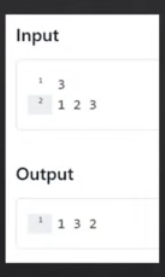
#> input picture Next_Permutation Example(Warehouse_Management).png, 165 x 277 px
$ python -i IR.py   (imports and definitions only)   (older library calls are emulated)
#> lines starting #> are read from the running program, lines starting #| are printed output that depends on the picture
'''import pygame
import random
import sys
import numpy as np

# 1. Initialize Pygame
pygame.init()

# Load the target image
# Place your 'mona_lisa_small.jpg' in the same folder as this script
try:
    TARGET_IMAGE = pygame.image.load("mona_lisa_small.jpg")
except pygame.error:
    print("Error: Could not find 'mona_lisa_small.jpg'. Please place an image with this name in the same folder.")
    pygame.quit()
    sys.exit()

WIDTH, HEIGHT = TARGET_IMAGE.get_size()

# Set up the window (Target image on the left, GA reconstruction on the right)
# We add a 20-pixel divider gap between the two images
screen = pygame.display.set_mode((WIDTH * 2 + 20, HEIGHT))
pygame.display.set_caption("Genetic Algorithm Live Image Reconstruction")

# Create the canvas for our evolving "best" candidate (starts completely black)
current_best_surface = pygame.Surface((WIDTH, HEIGHT))
current_best_surface.fill((0, 0, 0))

# Variables to track statistics
generation = 0
running = True

# 2. Main Simulation Loop
while running:
    # Handle window events so the application doesn't freeze/crash
    for event in pygame.event.get():
        if event.type == pygame.QUIT:
            running = False
            pygame.quit()
            sys.exit()

    # --- GA STEP: MUTATION ---
    # Create a copy of our current best image to mutate
    mutated_surface = current_best_surface.copy()

    # Generate a random brush stroke (a semi-transparent circle)
    rand_x = random.randint(0, WIDTH)
    rand_y = random.randint(0, HEIGHT)
    rand_radius = random.randint(5, 30) # Restrict size so it builds detail over time
    rand_color = (random.randint(0, 255), random.randint(0, 255), random.randint(0, 255))
    rand_alpha = random.randint(20, 120) # Transparency level

    # To draw with transparency (alpha) in Pygame, we must use a temporary surface
    temp_shape_surf = pygame.Surface((WIDTH, HEIGHT), pygame.SRCALPHA)
    pygame.draw.circle(temp_shape_surf, (*rand_color, rand_alpha), (rand_x, rand_y), rand_radius)
    mutated_surface.blit(temp_shape_surf, (0, 0))

    # --- GA STEP: SELECTION (FITNESS ASSESSMENT) ---
    # Safely lock surfaces and extract pixel arrays for mathematical comparison
    target_pixels = pygame.surfarray.pixels3d(TARGET_IMAGE)
    mutated_pixels = pygame.surfarray.pixels3d(mutated_surface)
    current_pixels = pygame.surfarray.pixels3d(current_best_surface)

    # Performance Optimization: Calculate Mean Squared Error (MSE) using every 4th pixel [::4, ::4].
    # This prevents the CPU from bottlenecking while giving plenty of detail to render.
    loss_mutated = np.mean((target_pixels[::4, ::4] - mutated_pixels[::4, ::4]) ** 2)
    loss_current = np.mean((target_pixels[::4, ::4] - current_pixels[::4, ::4]) ** 2)

    # CRITICAL FIX: Explicitly delete array references to UNLOCK the surfaces before blitting
    del target_pixels
    del mutated_pixels
    del current_pixels

    # If the mutation brought us closer to the target image (lower loss), accept it!
    if loss_mutated < loss_current:
        current_best_surface = mutated_surface
        current_loss = loss_mutated
    else:
        current_loss = loss_current

    generation += 1

    # --- RENDERING STEP ---
    # Clear background with a dark gray color
    screen.fill((40, 40, 40))

    # Draw original target image on the left half
    screen.blit(TARGET_IMAGE, (0, 0))

    # Draw current evolving candidate on the right half
    screen.blit(current_best_surface, (WIDTH + 20, 0))

    # Update window title with progress statistics every 10 generations
    if generation % 10 == 0:
        pygame.display.set_caption(f"GA Progress | Gen: {generation} | Current Error: {int(current_loss)}")

    # Update the display visually
    pygame.display.flip()'''

import pygame
import random
import sys
import numpy as np
import cv2

'''# 1. Initialize Pygame
pygame.init()

# Load the target image
try:
    TARGET_IMAGE = pygame.image.load("mona_lisa_small.jpg")
except pygame.error:
    print("Error: Could not find 'mona_lisa_small.jpg'. Please place your image in the same folder.")
    pygame.quit()
    sys.exit()

WIDTH, HEIGHT = TARGET_IMAGE.get_size()

# Set up display window (Target on left, GA canvas on right)
screen = pygame.display.set_mode((WIDTH * 2 + 20, HEIGHT))
pygame.display.set_caption("Optimized GA Image Reconstruction")

# Create the canvas for our evolving artwork
current_best_surface = pygame.Surface((WIDTH, HEIGHT))
current_best_surface.fill((0, 0, 0)) # Start completely black

# Variables for statistics and optimization
generation = 0
current_loss = float('inf')
running = True

# Cache target pixels as a numpy array once to prevent repeated locking overhead
target_pixels_static = pygame.surfarray.array3d(TARGET_IMAGE)

# 2. Main Evolution Loop
while running:
    # Handle OS window events so the window doesn't freeze
    for event in pygame.event.get():
        if event.type == pygame.QUIT:
            running = False
            pygame.quit()
            sys.exit()

    # --- OPTIMIZATION 1: DYNAMIC RADIUS SCALING ---
    # Adjust shape sizes depending on how far along we are.
    # This simulates rough background painting first, moving to fine detail later.
    if generation < 15000:
        min_r, max_r = 15, 40   # Large blocks of color
        alpha_range = (10, 50)  # Faint transparent layers build smooth gradients
    elif generation < 50000:
        min_r, max_r = 5, 20    # Medium defining shapes
        alpha_range = (20, 80)
    else:
        min_r, max_r = 2, 8     # Tiny brush strokes for fine details (eyes, mouth)
        alpha_range = (30, 100)

    # --- GA STEP: MUTATION ---
    mutated_surface = current_best_surface.copy()

    rand_x = random.randint(0, WIDTH)
    rand_y = random.randint(0, HEIGHT)
    rand_radius = random.randint(min_r, max_r)
    rand_color = (random.randint(0, 255), random.randint(0, 255), random.randint(0, 255))
    rand_alpha = random.randint(*alpha_range)

    # Draw transparency using a dedicated alpha surface
    temp_shape_surf = pygame.Surface((WIDTH, HEIGHT), pygame.SRCALPHA)
    pygame.draw.circle(temp_shape_surf, (*rand_color, rand_alpha), (rand_x, rand_y), rand_radius)
    mutated_surface.blit(temp_shape_surf, (0, 0))

    # --- GA STEP: SELECTION ---
    # Read the mutated image pixels
    mutated_pixels = pygame.surfarray.pixels3d(mutated_surface)

    # Performance Check: Step by 4 pixels [::4, ::4] to drastically cut down mathematical calculation
    loss_mutated = np.mean((target_pixels_static[::4, ::4] - mutated_pixels[::4, ::4]) ** 2)

    # Crucial: Safely unlock the mutated surface
    del mutated_pixels

    # If the mutation reduces overall error (Loss), save it as the new best baseline
    if generation == 0:
        # Establish base loss on the very first frame
        current_pixels = pygame.surfarray.pixels3d(current_best_surface)
        current_loss = np.mean((target_pixels_static[::4, ::4] - current_pixels[::4, ::4]) ** 2)
        del current_pixels

    if loss_mutated < current_loss:
        current_best_surface = mutated_surface
        current_loss = loss_mutated

    generation += 1

    # --- OPTIMIZATION 2: BATCH RENDERING ---
    # Instead of updating your display monitor on every single mutation check,
    # we render the graphics window only once every 50 generations.
    if generation % 50 == 0:
        screen.fill((40, 40, 40))

        # Display images
        screen.blit(TARGET_IMAGE, (0, 0))
        screen.blit(current_best_surface, (WIDTH + 20, 0))

        # Update progress stats in window title bar
        pygame.display.set_caption(f"Gen: {generation} | Active Radius: {min_r}-{max_r}px | Error: {int(current_loss)}")

        # Push frame changes to monitor
        pygame.display.flip()'''
import cv2
import numpy as np

def create_molten_gold_sculpture(image_path, output_path="Compan.jpg"):
    # 1. Load the image
#> called with output_path = 'Compan.jpg'
    img = cv2.imread(image_path)
#> img is the input picture: shape (277, 165, 3); mean B, G, R 216.1, 215.7, 215.6
    if img is None:
        print("Error: Could not load image.")
        return

    # 2. Smooth the image to get fluid, continuous contours (molten look)
    # Using Bilateral Filter to preserve sharp edges while smoothing flat areas
    smoothed = cv2.bilateralFilter(img, d=9, sigmaColor=75, sigmaSpace=75)

    # 3. Convert to grayscale to use as a height/depth map
    gray = cv2.cvtColor(smoothed, cv2.COLOR_BGR2GRAY)

    # Apply an extra Gaussian blur to soften the heightmap transitions
    gray_blurred = cv2.GaussianBlur(gray, (5, 5),0)

    # 4. Calculate gradients (Sobel filters) to find surface normals/slopes
    # This simulates how the "molten liquid" curves in 3D space
    kx = np.array([[-1, 0, 1], [-2, 0, 2], [-1, 0, 1]], dtype=np.float32)
    ky = np.array([[-1, -2, -1], [0, 0, 0], [1, 2, 1]], dtype=np.float32)

    gx = cv2.filter2D(gray_blurred, cv2.CV_32F, kx)
    gy = cv2.filter2D(gray_blurred, cv2.CV_32F, ky)

    # 5. Define a virtual light source direction (X, Y, Z)
    # Adjusting these changes where the "shine" and shadows fall
    light_dir = np.array([1.0, -1.0, 1.5], dtype=np.float32)
    light_dir /= np.linalg.norm(light_dir) # Normalize light vector

    # 6. Compute Surface Normals for every pixel
    # The flatter the area, the more it points "out" of the screen (Z axis)
    depth_scale = 20.0  # Increase for more dramatic 3D extrusion effect
    nx = -gx
    ny = -gy
    nz = np.full_like(gx, depth_scale)

    # Normalize the surface normals
    norm = np.sqrt(nx**2 + ny**2 + nz**2)
    nx /= norm
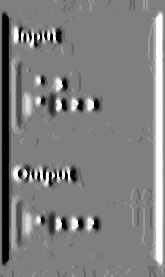
#> nx: shape (277, 165) float32; min -0.999, max 0.999, mean 0.00303; drawn with min black and max white
    ny /= norm
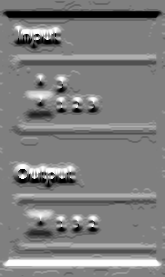
#> ny: shape (277, 165) float32; min -0.999, max 0.999, mean 0.00124; drawn with min black and max white
    nz /= norm

    # 7. Calculate Diffuse Light (Dot product of Normal and Light direction)
    # This determines how brightly lit a slope is
    intensity = nx * light_dir[0] + ny * light_dir[1] + nz * light_dir[2]
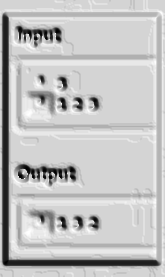
#> intensity: shape (277, 165) float32; min -0.645, max 0.999, mean 0.607; drawn with min black and max white
    intensity = np.clip(intensity, 0, 1)
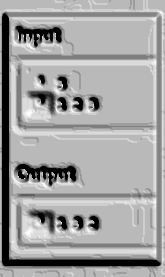
#> intensity: shape (277, 165) float32; min 0, max 0.999, mean 0.636

    # 8. Add Specular Highlights (The "Glossy/Chrome" molten shine)
    # Shifting intensity to higher powers creates sharper metallic reflections
    specular = np.power(intensity, 8)
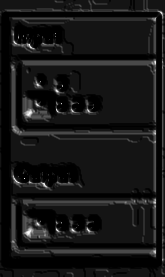
#> specular: shape (277, 165) float32; min 0, max 0.989, mean 0.0879

    # 9. Color Mapping (Applying the Gold Palette)
    # Gold is characterized by deep bronze shadows, bright orange-gold midtones, and white-hot highlights
    gold_base = np.array([20, 120, 220], dtype=np.float32)    # Warm rich gold (BGR)
    gold_shadow = np.array([5, 40, 90], dtype=np.float32)     # Dark bronze/brown (BGR)

    # Blend base and shadow using intensity map
    sculpture = np.zeros_like(img, dtype=np.float32)
    for c in range(3): # Loop through B, G, R channels
        # Linear interpolation between shadow and base gold
        sculpture[:, :, c] = gold_shadow[c] + (gold_base[c] - gold_shadow[c]) * intensity

        # Add white specular shine to the highlights
        sculpture[:, :, c] += specular * 255.0
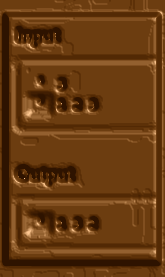
#> sculpture: shape (277, 165, 3) float32; mean of channels 0, 1, 2 37, 113.3, 195.1; drawn with min black and max white

    # Clip values to valid image range [0, 255] and convert back to 8-bit
    sculpture = np.clip(sculpture, 0, 255).astype(np.uint8)
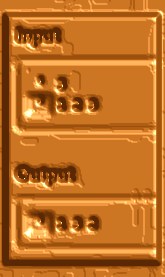
#> sculpture: shape (277, 165, 3); mean of channels 0, 1, 2 36.3, 112.7, 191.7; drawn as B, G, R

    # 10. Save and display the result
    cv2.imwrite(output_path, sculpture)
    print(f"Sculpture successfully saved to {output_path}")

# Run the function (Replace 'your_image.jpg' with your actual file path)
# [1 line not run here, left out]

'''### How to Tweak the Look

If the result isn't quite what you visualized, you can easily modify a few parameters in the script:

* *Make it more fluid:* Increase the kernel size in cv2.GaussianBlur(gray, (5, 5), 0) to something like (15, 15). This melts away sharp details, making it look like thick, gooey liquid.
* *Make it more extruded/3D:* Lower the depth_scale value (e.g., to 5.0). Because it's a denominator in the math, a lower value amplifies the surface slope, creating sharper metallic ridges.
* *Change the lighting angle:* Alter the light_dir vector. For example, [-1.0, -1.0, 2.0] will move the light source to the top-left, altering where the gold reflections pool.
* *Make it shinier:* Increase the exponent in np.power(intensity, 8). A higher number (like 16 or 24) narrows the shiny spots, mimicking polished chrome or pristine liquid metal.'''

>>> result = create_molten_gold_sculpture('Next_Permutation Example(Warehouse_Management).png')

$ run again, on Instructions_4_Fraud_Transacn.png
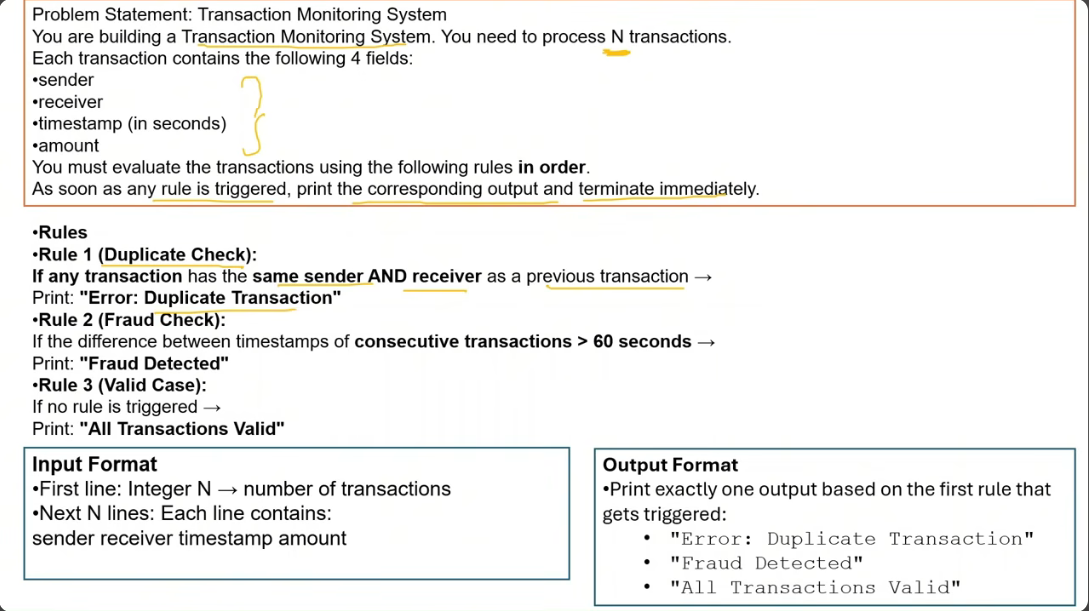
#> input picture Instructions_4_Fraud_Transacn.png, 1089 x 611 px
#> in create_molten_gold_sculpture, img is the input picture: shape (611, 1089, 3); mean B, G, R 238.5, 239.6, 239.6
#> after the loop in create_molten_gold_sculpture, `for c in range(3):`:
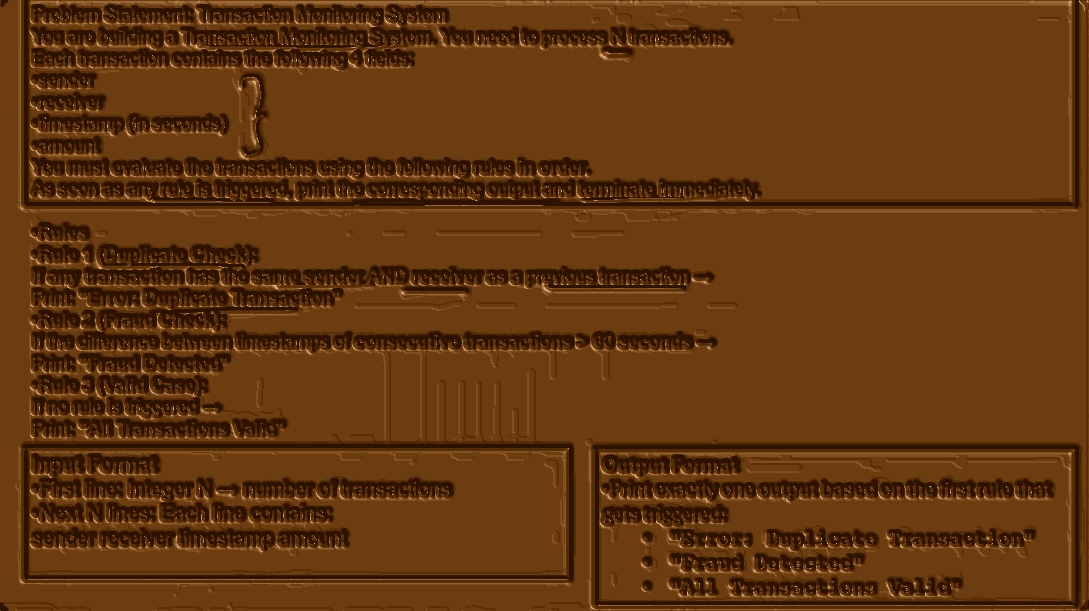
#> sculpture: shape (611, 1089, 3) float32; mean of channels 0, 1, 2 32.4, 107.5, 187.9; drawn with min black and max white
#> in create_molten_gold_sculpture, `sculpture = np.clip(sculpture, 0, 255).astype(np.uint8)`:
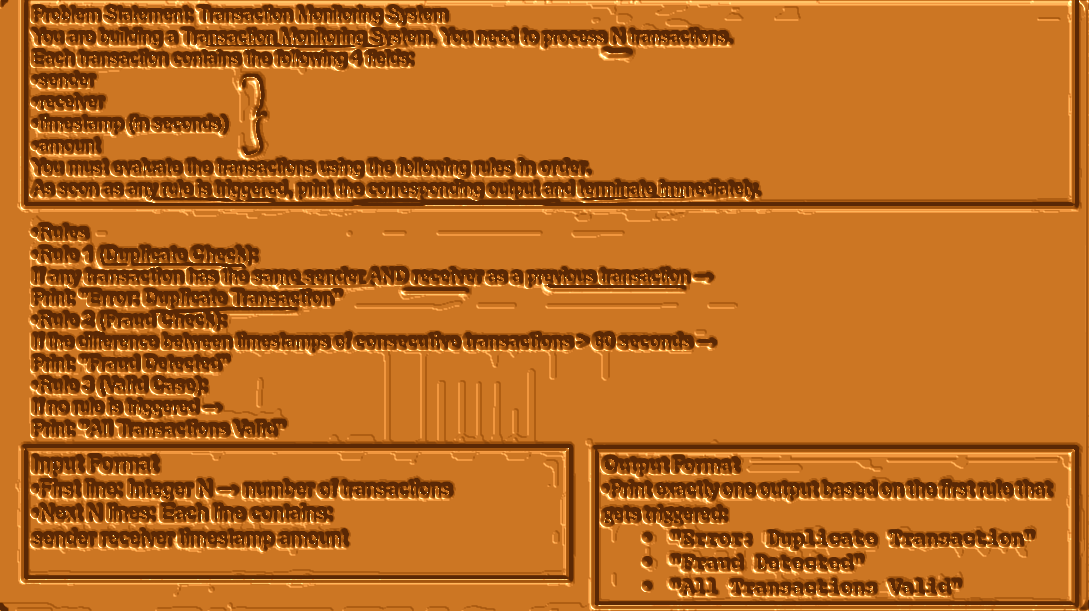
#> sculpture: shape (611, 1089, 3); mean of channels 0, 1, 2 31.7, 106.5, 185.5; drawn as B, G, R
